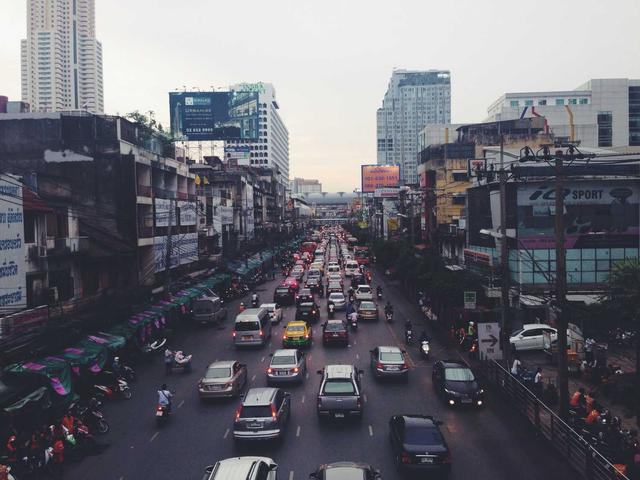
#> input picture 02_surf/images/input_image.jpg, 640 x 480 px
$ python surf_step6_descriptor.py
#> lines starting #> are read from the running program, lines starting #| are printed output that depends on the picture
"""
SURF Step 6: Descriptor Extraction (64-D) Visualization
"""

import numpy as np
from PIL import Image
import matplotlib.pyplot as plt
import matplotlib.patches as patches
import os

SCRIPT_DIR = os.path.dirname(os.path.abspath(__file__))
BASE_DIR = os.path.dirname(SCRIPT_DIR)
IMAGES_DIR = os.path.join(BASE_DIR, 'images')
os.makedirs(IMAGES_DIR, exist_ok=True)


def load_image():
    input_path = os.path.join(IMAGES_DIR, 'input_image.jpg')
    if os.path.exists(input_path):
        img = Image.open(input_path).convert('L')
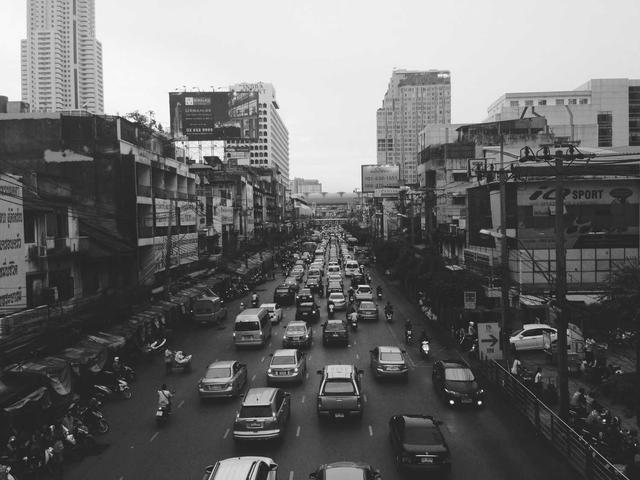
#> img: PIL image 640x480 L; min 1, max 255, mean 106.6
        if img.size[0] > 800 or img.size[1] > 600:
            img = img.resize((640, 480), Image.Resampling.LANCZOS)
        return np.array(img)
    else:
        img = np.zeros((480, 640), dtype=np.uint8)
        img[100:200, 100:250] = 180
        img[250:350, 300:450] = 220
        Image.fromarray(img).save(input_path)
        return img


def visualize_descriptor_region():
    """Visualize the 20s × 20s descriptor region"""
    print("=" * 60)
    print("SURF Step 6: Descriptor Extraction (64-D)")
    print("=" * 60)

    img = load_image()
    H, W = img.shape
#> H = 480; W = 640

    # Sample keypoint
    kp_x, kp_y = W // 2, H // 2
#> kp_x = 320; kp_y = 240
    scale = 2
    half = 15 * scale  # 20s total, half is 10s

    fig, axes = plt.subplots(1, 3, figsize=(18, 6))

    # Original image with region
    ax1 = axes[0]
    ax1.imshow(img, cmap='gray')
    rect = patches.Rectangle((kp_x - half, kp_y - half), 2*half, 2*half,
                              linewidth=3, edgecolor='lime', facecolor='none')
    ax1.add_patch(rect)
    ax1.plot(kp_x, kp_y, 'r+', markersize=20, markeredgewidth=3)
    ax1.set_xlim(kp_x - half - 30, kp_x + half + 30)
    ax1.set_ylim(kp_y + half + 30, kp_y - half - 30)
    ax1.set_title('Step 6.1: 20s × 20s Region\n(Aligned with orientation)', fontsize=14, fontweight='bold')
    ax1.axis('off')

    # 4×4 grid
    ax2 = axes[1]
    region = img[max(0, kp_y-half):min(H, kp_y+half), max(0, kp_x-half):min(W, kp_x+half)]
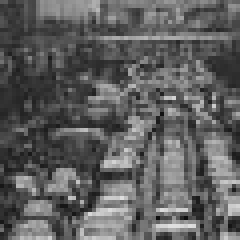
#> region: shape (60, 60) (shown 4 times larger); min 13, max 224, mean 94.8
    if region.size > 0:
        ax2.imshow(region, cmap='gray', extent=[0, 4, 4, 0])
        for i in range(5):
            ax2.axhline(y=i, color='lime', linewidth=2)
            ax2.axvline(x=i, color='lime', linewidth=2)
        for i in range(4):
            for j in range(4):
                ax2.text(j + 0.5, i + 0.5, f'S{i*4+j}', fontsize=10, ha='center', va='center',
                        color='yellow', fontweight='bold',
                        bbox=dict(boxstyle='round', facecolor='black', alpha=0.5))
    ax2.set_title('Step 6.2: 4×4 = 16 Subregions\n(Each 5s × 5s)', fontsize=14, fontweight='bold')

    # Descriptor structure
    ax3 = axes[2]
    ax3.axis('off')
    structure = """
Step 6.3: Per Subregion Values
════════════════════════════════════

For each of 16 subregions:
  • Sample 5×5 = 25 points
  • Compute Haar wavelet responses
  • Rotate responses by -θ (keypoint orientation)

Create 4-value vector:
  [Σdx, Σdy, Σ|dx|, Σ|dy|]

Meaning:
  Σdx   → Sum of horizontal gradients
          (Direction of intensity change)

  Σdy   → Sum of vertical gradients
          (Direction of intensity change)

  Σ|dx| → Sum of absolute horizontal gradients
          (Magnitude of horizontal change)

  Σ|dy| → Sum of absolute vertical gradients
          (Magnitude of vertical change)

Total: 16 subregions × 4 values = 64-D
"""
    ax3.text(0.02, 0.5, structure, fontsize=11, family='monospace', va='center',
             bbox=dict(boxstyle='round', facecolor='lightyellow', alpha=0.8))
    ax3.set_title('Subregion Values', fontsize=14, fontweight='bold')

    plt.suptitle('SURF Step 6: Descriptor Extraction (64-D)', fontsize=16, fontweight='bold')
    plt.tight_layout()
    plt.savefig(os.path.join(IMAGES_DIR, 'surf_step6_region.png'), dpi=150, bbox_inches='tight', facecolor='white')
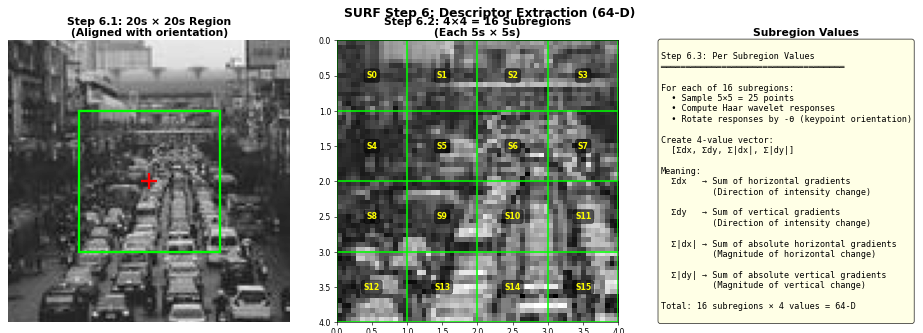
#> figure drawn by matplotlib, 2 panels
    plt.close()
    print(f"Saved: surf_step6_region.png")


def visualize_descriptor_vector():
    """Visualize the 64-D descriptor vector"""
    fig, axes = plt.subplots(2, 1, figsize=(16, 10))

    # Generate sample descriptor
    np.random.seed(42)
    desc = np.random.randn(64)
    desc = desc / np.linalg.norm(desc)

    # 64-D bar chart
    ax1 = axes[0]
    bar_colors = plt.cm.tab20(np.repeat(np.arange(16), 4) / 16)
    ax1.bar(range(64), desc, color=bar_colors, edgecolor='none', width=1)

    # Add vertical lines to separate subregions
    for i in range(1, 16):
        ax1.axvline(x=i*4 - 0.5, color='black', linewidth=0.5, linestyle='--', alpha=0.5)

    ax1.set_xlabel('Descriptor Index (0-63)', fontsize=12)
    ax1.set_ylabel('Value (normalized)', fontsize=12)
    ax1.set_title('64-D SURF Descriptor Vector', fontsize=14, fontweight='bold')
    ax1.set_xlim(-1, 64)

    # Structure explanation
    ax2 = axes[1]
    ax2.axis('off')

    structure = """
SURF DESCRIPTOR STRUCTURE
══════════════════════════════════════════════════════════════════════════════

Index Layout:
┌──────────────────────────────────────────────────────────────────────────┐
│ S0      │ S1      │ S2      │ S3      │ ... │ S14     │ S15     │
│ [0-3]   │ [4-7]   │ [8-11]  │ [12-15] │     │ [56-59] │ [60-63] │
└──────────────────────────────────────────────────────────────────────────┘

Each Subregion (4 values):
┌─────────┬─────────┬─────────┬─────────┐
│  Σdx    │  Σdy    │ Σ|dx|   │ Σ|dy|   │
│ Index 0 │ Index 1 │ Index 2 │ Index 3 │
└─────────┴─────────┴─────────┴─────────┘

Spatial Layout (4×4 grid):
┌────────┬────────┬────────┬────────┐
│S0  0-3 │S1  4-7 │S2  8-11│S3 12-15│  Each subregion = 5s × 5s
├────────┼────────┼────────┼────────┤
│S4 16-19│S5 20-23│S6 24-27│S7 28-31│  Total region = 20s × 20s
├────────┼────────┼────────┼────────┤
│S8 32-35│S9 36-39│S10 40-43│S11 44-47│  s = keypoint scale
├────────┼────────┼────────┼────────┤
│S12 48-51│S13 52-55│S14 56-59│S15 60-63│
└────────┴────────┴────────┴────────┘

Normalization:
  descriptor = descriptor / ||descriptor||
  (Unit length vector for illumination invariance)
"""
    ax2.text(0.02, 0.5, structure, fontsize=10, family='monospace', va='center',
             bbox=dict(boxstyle='round', facecolor='lightcyan', alpha=0.9))

    plt.tight_layout()
    plt.savefig(os.path.join(IMAGES_DIR, 'surf_step6_descriptor.png'), dpi=150, bbox_inches='tight', facecolor='white')
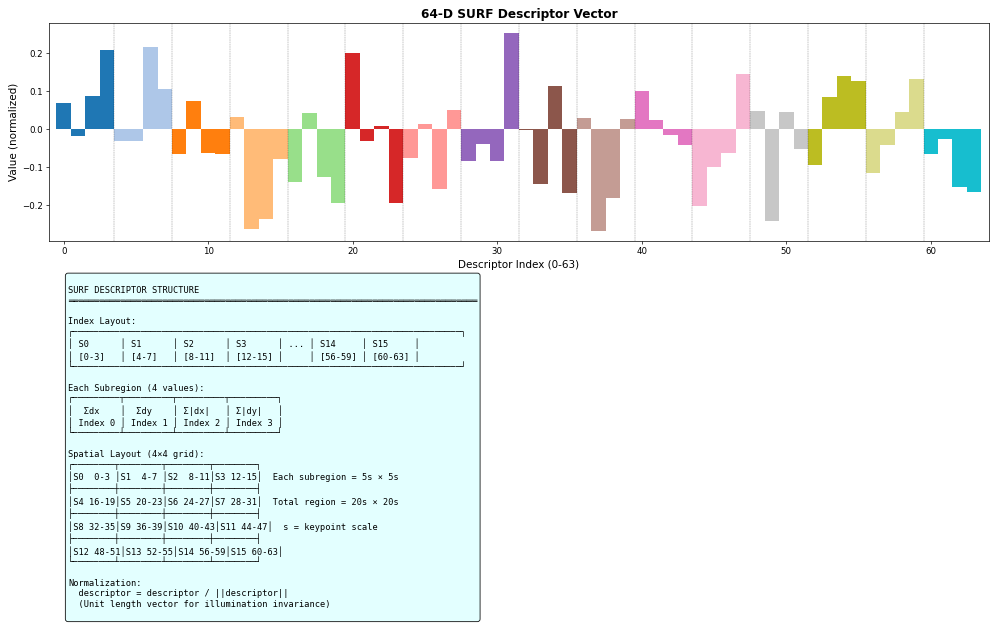
#> figure drawn by matplotlib, 1 panel; tallest bar 0.254 high, from x = 30.5 to 31.5
    plt.close()
    print(f"Saved: surf_step6_descriptor.png")


def visualize_descriptor_details():
    """Detailed explanation of descriptor computation"""
    fig, ax = plt.subplots(figsize=(16, 14))
    ax.axis('off')

    details = """
SURF DESCRIPTOR EXTRACTION - Complete Details
══════════════════════════════════════════════════════════════════════════════

STEP 6.1: Define Descriptor Region
────────────────────────────────────────────────────────────────────────────
  • Size: 20s × 20s (s = keypoint scale)
  • Centered on keypoint (x, y)
  • ROTATED by dominant orientation θ (from Step 5)

  This rotation achieves ROTATION INVARIANCE!


STEP 6.2: Divide into 4×4 = 16 Subregions
────────────────────────────────────────────────────────────────────────────
  • Each subregion: 5s × 5s pixels
  • Total: 16 subregions arranged in 4×4 grid


STEP 6.3: Sample Points in Each Subregion
────────────────────────────────────────────────────────────────────────────
  For each subregion:
    • Sample 5×5 = 25 points at regular intervals
    • For each sample point:

      a) Compute Haar wavelet responses:
         dx = I(right) - I(left)   using 2s × 2s wavelet
         dy = I(bottom) - I(top)

      b) Rotate by keypoint orientation (-θ):
         dx' = dx·cos(θ) + dy·sin(θ)
         dy' = -dx·sin(θ) + dy·cos(θ)

      c) Weight by Gaussian centered at keypoint:
         weight = exp(-(dist²) / (2 × (3.3s)²))


STEP 6.4: Build Subregion Descriptor (4 values)
────────────────────────────────────────────────────────────────────────────
  For each subregion, compute:

    Σdx   = Σ (dx' × weight)    → Horizontal gradient sum
    Σdy   = Σ (dy' × weight)    → Vertical gradient sum
    Σ|dx| = Σ (|dx'| × weight)  → Horizontal gradient magnitude
    Σ|dy| = Σ (|dy'| × weight)  → Vertical gradient magnitude

  Subregion vector = [Σdx, Σdy, Σ|dx|, Σ|dy|]


STEP 6.5: Concatenate All Subregions
────────────────────────────────────────────────────────────────────────────
  Descriptor = [S0, S1, S2, ..., S15]
             = [Σdx₀, Σdy₀, Σ|dx|₀, Σ|dy|₀, Σdx₁, Σdy₁, ..., Σ|dy|₁₅]
             = 64 values


STEP 6.6: Normalize
────────────────────────────────────────────────────────────────────────────
  descriptor = descriptor / ||descriptor||

  This makes it invariant to:
    • Illumination changes (contrast)
    • Affine brightness changes


SURF-64 vs SURF-128:
────────────────────────────────────────────────────────────────────────────
  SURF-64:  [Σdx, Σdy, Σ|dx|, Σ|dy|] × 16 = 64 values (default)

  SURF-128: Split sums by sign of dy:
            [Σdx(dy<0), Σdx(dy≥0), Σ|dx|(dy<0), Σ|dx|(dy≥0),
             Σdy(dy<0), Σdy(dy≥0), Σ|dy|(dy<0), Σ|dy|(dy≥0)] × 16 = 128

            More distinctive, but slower to compute and match
"""
    ax.text(0.02, 0.5, details, fontsize=9.5, family='monospace', va='center',
            bbox=dict(boxstyle='round', facecolor='lightyellow', alpha=0.9))
    ax.set_title('SURF Step 6: Descriptor Extraction - Complete Details', fontsize=14, fontweight='bold')

    plt.tight_layout()
    plt.savefig(os.path.join(IMAGES_DIR, 'surf_step6_details.png'), dpi=150, bbox_inches='tight', facecolor='white')
    plt.close()
    print(f"Saved: surf_step6_details.png")


def visualize_numerical_example():
    """Show numerical example of descriptor computation"""
    fig, ax = plt.subplots(figsize=(16, 12))
    ax.axis('off')

    example = """
DESCRIPTOR COMPUTATION - Numerical Example
══════════════════════════════════════════════════════════════════════════════

Given: Keypoint at (200, 150), scale s=2, orientation θ=30°

STEP 1: Define Region
────────────────────────────────────────────────────────────────────────────
  Region size = 20s = 40 pixels
  Center = (200, 150)
  Corners (before rotation):
    Top-left:     (180, 130)
    Top-right:    (220, 130)
    Bottom-left:  (180, 170)
    Bottom-right: (220, 170)

STEP 2: For Subregion S5 (row 1, col 1)
────────────────────────────────────────────────────────────────────────────
  Subregion size = 5s = 10 pixels
  Subregion center ≈ (195, 145)

  Sample 5×5 = 25 points

  Sample point (193, 143):
    dx_raw = I(195,143) - I(191,143) = 120 - 85 = 35
    dy_raw = I(193,145) - I(193,141) = 95 - 100 = -5

  Rotate by -30°:
    cos(-30°) = 0.866,  sin(-30°) = -0.5
    dx' = 35×0.866 + (-5)×(-0.5) = 30.3 + 2.5 = 32.8
    dy' = -35×(-0.5) + (-5)×0.866 = 17.5 - 4.3 = 13.2

  Weight by Gaussian (dist from keypoint center):
    dist = √((193-200)² + (143-150)²) = √98 ≈ 9.9
    weight = exp(-9.9² / (2×(3.3×2)²)) = exp(-2.25) ≈ 0.11

    dx'_weighted = 32.8 × 0.11 = 3.6
    dy'_weighted = 13.2 × 0.11 = 1.5

STEP 3: Sum Over All 25 Points in S5
────────────────────────────────────────────────────────────────────────────
  Σdx   = 3.6 + 2.1 + 4.5 + ... = 45.2
  Σdy   = 1.5 + 0.8 + 2.3 + ... = 28.7
  Σ|dx| = |3.6| + |2.1| + |4.5| + ... = 52.3
  Σ|dy| = |1.5| + |0.8| + |2.3| + ... = 35.1

  S5 vector = [45.2, 28.7, 52.3, 35.1]

STEP 4: Final Descriptor (after all subregions)
────────────────────────────────────────────────────────────────────────────
  desc = [S0, S1, S2, S3, S4, S5, ..., S15]
       = [12.3, 8.5, 15.2, 10.1,  ...,  45.2, 28.7, 52.3, 35.1,  ...,  ...]
         └─────── S0 ────────┘          └─────── S5 ────────┘

  Normalize:
    ||desc|| = √(12.3² + 8.5² + ... + 35.1² + ...) = 245.8
    desc_normalized = desc / 245.8

    S5_normalized = [0.184, 0.117, 0.213, 0.143]
"""
    ax.text(0.02, 0.5, example, fontsize=9.5, family='monospace', va='center',
            bbox=dict(boxstyle='round', facecolor='lightyellow', alpha=0.9))
    ax.set_title('SURF Descriptor - Numerical Example', fontsize=14, fontweight='bold')

    plt.tight_layout()
    plt.savefig(os.path.join(IMAGES_DIR, 'surf_step6_example.png'), dpi=150, bbox_inches='tight', facecolor='white')
    plt.close()
    print(f"Saved: surf_step6_example.png")


if __name__ == "__main__":
    visualize_descriptor_region()
    visualize_descriptor_vector()
    visualize_descriptor_details()
    visualize_numerical_example()
    print("\nStep 6 images generated successfully!")
